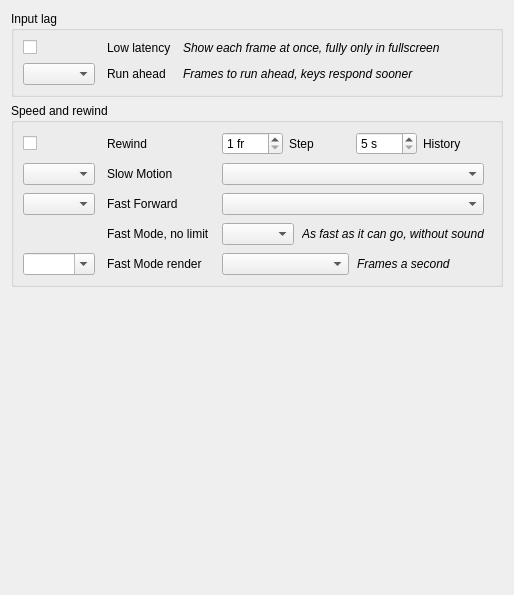
           <widget class="QWidget" name="tabEmulation">
            <layout class="QVBoxLayout" name="verticalLayout_16">
             <item>
              <widget class="QGroupBox" name="gbLatency">
               <property name="title">
                <string>Input lag</string>
               </property>
               <layout class="QGridLayout" name="gridLayout_lat" columnstretch="0,0,1">
                <property name="horizontalSpacing">
                 <number>12</number>
                </property>
                <property name="verticalSpacing">
                 <number>8</number>
                </property>
                <item row="0" column="0">
                 <widget class="QCheckBox" name="cbLowLat">
                  <property name="toolTip">
                   <string>Each frame shown at once; off is smoother</string>
                  </property>
                  <property name="text">
                   <string/>
                  </property>
                  <property name="icon">
                   <iconset resource="../xpeccy.qrc">
                    <normaloff>:/images/clock.png</normaloff>:/images/clock.png</iconset>
                  </property>
                  <property name="iconSize">
                   <size>
                    <width>16</width>
                    <height>16</height>
                   </size>
                  </property>
                 </widget>
                </item>
                <item row="0" column="1">
                 <widget class="QLabel" name="labLowLat">
                  <property name="toolTip">
                   <string>Each frame shown at once; off is smoother</string>
                  </property>
                  <property name="text">
                   <string>Low latency</string>
                  </property>
                  <property name="buddy">
                   <cstring>cbLowLat</cstring>
                  </property>
                 </widget>
                </item>
                <item row="0" column="2">
                 <widget class="QLabel" name="labLowLatHint">
                  <property name="font">
                   <font>
                    <italic>true</italic>
                   </font>
                  </property>
                  <property name="text">
                   <string>Show each frame at once, fully only in fullscreen</string>
                  </property>
                 </widget>
                </item>
                <item row="1" column="0">
                 <widget class="QComboBox" name="cbRunAhead">
                  <property name="toolTip">
                   <string>Shows a frame ahead, so keys answer sooner</string>
                  </property>
                 </widget>
                </item>
                <item row="1" column="1">
                 <widget class="QLabel" name="labRunAhead">
                  <property name="toolTip">
                   <string>Shows a frame ahead, so keys answer sooner</string>
                  </property>
                  <property name="text">
                   <string>Run ahead</string>
                  </property>
                  <property name="buddy">
                   <cstring>cbRunAhead</cstring>
                  </property>
                 </widget>
                </item>
                <item row="1" column="2">
                 <widget class="QLabel" name="labRunAheadHint">
                  <property name="font">
                   <font>
                    <italic>true</italic>
                   </font>
                  </property>
                  <property name="text">
                   <string>Frames to run ahead, keys respond sooner</string>
                  </property>
                 </widget>
                </item>
               </layout>
              </widget>
             </item>
             <item>
              <widget class="QGroupBox" name="gbRewind">
               <property name="title">
                <string>Speed and rewind</string>
               </property>
               <layout class="QGridLayout" name="gridLayout_rew" columnstretch="0,0,1">
                <property name="horizontalSpacing">
                 <number>12</number>
                </property>
                <property name="verticalSpacing">
                 <number>8</number>
                </property>
                <item row="0" column="0">
                 <widget class="QCheckBox" name="cbRewind">
                  <property name="toolTip">
                   <string>Hold the Rewind key to go back in time</string>
                  </property>
                  <property name="text">
                   <string/>
                  </property>
                  <property name="icon">
                   <iconset resource="../xpeccy.qrc">
                    <normaloff>:/images/tape-rewind.png</normaloff>:/images/tape-rewind.png</iconset>
                  </property>
                  <property name="iconSize">
                   <size>
                    <width>16</width>
                    <height>16</height>
                   </size>
                  </property>
                 </widget>
                </item>
                <item row="0" column="1">
                 <widget class="QLabel" name="labRewind">
                  <property name="toolTip">
                   <string>Hold the Rewind key to go back in time</string>
                  </property>
                  <property name="text">
                   <string>Rewind</string>
                  </property>
                  <property name="buddy">
                   <cstring>cbRewind</cstring>
                  </property>
                 </widget>
                </item>
                <item row="0" column="2">
                 <layout class="QHBoxLayout" name="hlRewind">
                  <property name="spacing">
                   <number>6</number>
                  </property>
                  <item>
                   <widget class="QSpinBox" name="sbRewStep">
                    <property name="toolTip">
                     <string>Frames of history per frame shown going back.
A smaller step rewinds more smoothly,
but keeps more snapshots in memory</string>
                    </property>
                    <property name="suffix">
                     <string> fr</string>
                    </property>
                    <property name="minimum">
                     <number>1</number>
                    </property>
                    <property name="maximum">
                     <number>50</number>
                    </property>
                   </widget>
                  </item>
                  <item>
                   <widget class="QLabel" name="labRewStep">
                    <property name="toolTip">
                     <string>Frames of history per frame shown going back.
A smaller step rewinds more smoothly,
but keeps more snapshots in memory</string>
                    </property>
                    <property name="text">
                     <string>Step</string>
                    </property>
                    <property name="buddy">
                     <cstring>sbRewStep</cstring>
                    </property>
                   </widget>
                  </item>
                  <item>
                   <widget class="QSpinBox" name="sbRewSecs">
                    <property name="toolTip">
                     <string>How far back you can go. It starts over when
the machine writes to a disk, hard disk or SD card,
when machine settings that affect the history
change, and when Step or History is changed</string>
                    </property>
                    <property name="suffix">
                     <string> s</string>
                    </property>
                    <property name="minimum">
                     <number>5</number>
                    </property>
                    <property name="maximum">
                     <number>300</number>
                    </property>
                   </widget>
                  </item>
                  <item>
                   <widget class="QLabel" name="labRewSecs">
                    <property name="toolTip">
                     <string>How far back you can go. It starts over when
the machine writes to a disk, hard disk or SD card,
when machine settings that affect the history
change, and when Step or History is changed</string>
                    </property>
                    <property name="text">
                     <string>History</string>
                    </property>
                    <property name="buddy">
                     <cstring>sbRewSecs</cstring>
                    </property>
                   </widget>
                  </item>
                  <item>
                   <spacer name="hlRewind_sp">
                    <property name="orientation">
                     <enum>Qt::Horizontal</enum>
                    </property>
                   </spacer>
                  </item>
                 </layout>
                </item>
                <item row="1" column="0">
                 <widget class="QComboBox" name="cbSlowmo">
                  <property name="toolTip">
                   <string>Speed while Slow Motion is on</string>
                  </property>
                 </widget>
                </item>
                <item row="1" column="1">
                 <widget class="QLabel" name="labSlowmo">
                  <property name="toolTip">
                   <string>Speed while Slow Motion is on</string>
                  </property>
                  <property name="text">
                   <string>Slow Motion</string>
                  </property>
                  <property name="buddy">
                   <cstring>cbSlowmo</cstring>
                  </property>
                 </widget>
                </item>
                <item row="1" column="2">
                 <layout class="QHBoxLayout" name="hlSlowmo">
                  <property name="spacing">
                   <number>6</number>
                  </property>
                  <item>
                   <widget class="QComboBox" name="cbSlowmoKey">
                    <property name="toolTip">
                     <string>Toggle: a press of the key switches it on and off.
Hold: on while the key is held.
Tap or hold: a tap switches it, a longer press holds it</string>
                    </property>
                   </widget>
                  </item>
                  <item>
                   <spacer name="hlSlowmo_sp">
                    <property name="orientation">
                     <enum>Qt::Horizontal</enum>
                    </property>
                   </spacer>
                  </item>
                 </layout>
                </item>
                <item row="2" column="0">
                 <widget class="QComboBox" name="cbFfwd">
                  <property name="toolTip">
                   <string>Speed while Fast Forward is on.
The sound plays sped up</string>
                  </property>
                 </widget>
                </item>
                <item row="2" column="1">
                 <widget class="QLabel" name="labFfwd">
                  <property name="toolTip">
                   <string>Speed while Fast Forward is on.
The sound plays sped up</string>
                  </property>
                  <property name="text">
                   <string>Fast Forward</string>
                  </property>
                  <property name="buddy">
                   <cstring>cbFfwd</cstring>
                  </property>
                 </widget>
                </item>
                <item row="2" column="2">
                 <layout class="QHBoxLayout" name="hlFfwd">
                  <property name="spacing">
                   <number>6</number>
                  </property>
                  <item>
                   <widget class="QComboBox" name="cbFfwdKey">
                    <property name="toolTip">
                     <string>Toggle: a press of the key switches it on and off.
Hold: on while the key is held.
Tap or hold: a tap switches it, a longer press holds it</string>
                    </property>
                   </widget>
                  </item>
                  <item>
                   <spacer name="hlFfwd_sp">
                    <property name="orientation">
                     <enum>Qt::Horizontal</enum>
                    </property>
                   </spacer>
                  </item>
                 </layout>
                </item>
                <item row="3" column="1">
                 <widget class="QLabel" name="labFast">
                  <property name="toolTip">
                   <string>Not Fast Forward, which keeps its speed and sound</string>
                  </property>
                  <property name="text">
                   <string>Fast Mode, no limit</string>
                  </property>
                  <property name="buddy">
                   <cstring>cbFastKey</cstring>
                  </property>
                 </widget>
                </item>
                <item row="3" column="2">
                 <layout class="QHBoxLayout" name="hlFast">
                  <property name="spacing">
                   <number>8</number>
                  </property>
                  <item>
                   <widget class="QComboBox" name="cbFastKey">
                    <property name="toolTip">
                     <string>Toggle: a press of the key switches it on and off.
Hold: on while the key is held.
Tap or hold: a tap switches it, a longer press holds it</string>
                    </property>
                   </widget>
                  </item>
                  <item>
                   <widget class="QLabel" name="labFastHint">
                    <property name="font">
                     <font>
                      <italic>true</italic>
                     </font>
                    </property>
                    <property name="text">
                     <string>As fast as it can go, without sound</string>
                    </property>
                   </widget>
                  </item>
                  <item>
                   <spacer name="hlFast_sp">
                    <property name="orientation">
                     <enum>Qt::Horizontal</enum>
                    </property>
                   </spacer>
                  </item>
                 </layout>
                </item>
                <item row="4" column="0">
                 <widget class="QComboBox" name="cbFastFps">
                  <property name="toolTip">
                   <string>Frames a second Fast Mode shows, fast loading too</string>
                  </property>
                  <property name="editable">
                   <bool>true</bool>
                  </property>
                 </widget>
                </item>
                <item row="4" column="1">
                 <widget class="QLabel" name="labFastPic">
                  <property name="toolTip">
                   <string>The frames between are not drawn</string>
                  </property>
                  <property name="text">
                   <string>Fast Mode render</string>
                  </property>
                  <property name="buddy">
                   <cstring>cbFastFps</cstring>
                  </property>
                 </widget>
                </item>
                <item row="4" column="2">
                 <layout class="QHBoxLayout" name="hlFastPic">
                  <property name="spacing">
                   <number>8</number>
                  </property>
                  <item>
                   <widget class="QComboBox" name="cbFastPic"/>
                  </item>
                  <item>
                   <widget class="QLabel" name="labFastPicHint">
                    <property name="font">
                     <font>
                      <italic>true</italic>
                     </font>
                    </property>
                    <property name="text">
                     <string>Frames a second</string>
                    </property>
                   </widget>
                  </item>
                  <item>
                   <spacer name="hlFastPic_sp">
                    <property name="orientation">
                     <enum>Qt::Horizontal</enum>
                    </property>
                   </spacer>
                  </item>
                 </layout>
                </item>
               </layout>
              </widget>
             </item>
             <item>
              <spacer name="verticalSpacer_14">
               <property name="orientation">
                <enum>Qt::Vertical</enum>
               </property>
               <property name="sizeHint" stdset="0">
                <size>
                 <width>20</width>
                 <height>297</height>
                </size>
               </property>
              </spacer>
             </item>
            </layout>
           </widget>
